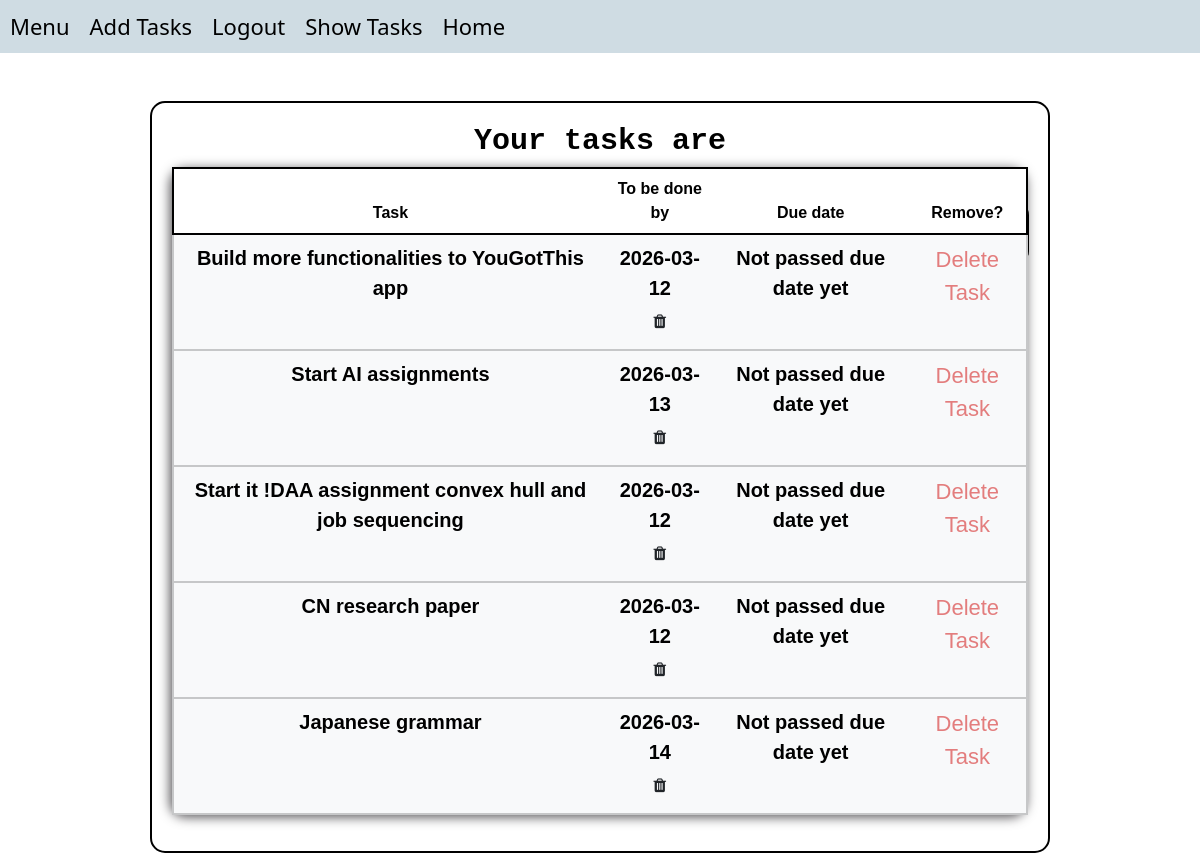
The page /show on the database as committed earlier.
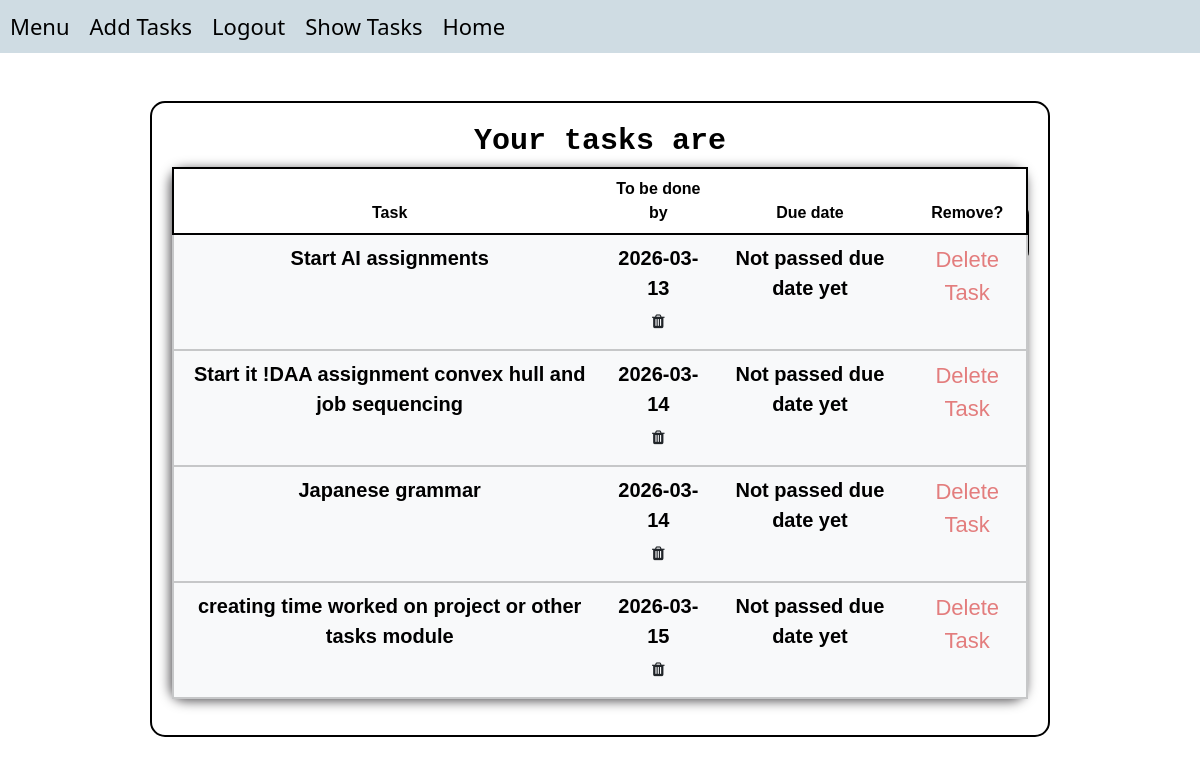
The same page on the database as committed later.
### todo/models.py (models this page shows)
class task(db.Model):
    id = db.Column("id", db.Integer, primary_key = True)
    task = db.Column("task", db.String(1200), nullable = False)
    date = db.Column("date", db.Date, nullable = False)
    expired = db.Column("expired",db.Boolean, nullable = False)

### todo/routes.py (the view)
@todo.route("/show", methods = ["GET"])
def show():
    t = task.query.all()
    tasks = task.query.all()
    for tuple in tasks:
        if tuple.date < date.today():
            tuple.expired = True
            db.session.commit()
        else:
            tuple.expired = False
            db.session.commit()
    return render_template("todo/show.html", t = t)

### todo/templates/todo/show.html (shortened to what this page needs)
{% extends "base.html" %}
{% block content %}
<br><br>
<div class="show">
    <h3>Your tasks are</h3>
    <table class="table table-hover">
        <thead>
            <th>
                Task
            </th>
            <th>
                To be done by
            </th>
            <th>
                Due date
            </th>
            <th>
                Remove?
            </th>
        </thead>
        {% for data in t %}
        {% if data.expired == True: %}
        <tbody class="table-danger">
            <td>{{data.task}}</td>
            <td>{{data.date}}
                <form action="{{url_for('todo.changeDate', id = data.id)}}" method="post">
                    <input class="form-control" type="date" id="ipdate{{data.id}}" name="ndate" style="display: none;">
                    <button type="button" class="btn" onclick="editDate('{{data.id}}')"><i class="fa fa-trash"></i></button>
                    <button class="btn btn-primary" type="submit" style="display: none;" id="save{{data.id}}">Save</button>
                </form>
            </td>
            <td>Passed due date</td>
            <td>
                <a style="color: rgb(227, 125, 125);" href="{{url_for('todo.delete', id=data.id)}}"
                    onclick="return confirm('Are you sure??')">Delete Task</a>
            </td>
        </tbody>
        {% else %}
        <tbody class="table-light">
            <td>{{data.task}}</td>
            <td>{{data.date}}
                <form action="{{url_for('todo.changeDate', id = data.id)}}" method="post">
                    <button type="button" class="btn" onclick="editDate('{{data.id}}')"><i class="fa fa-trash"></i></button>
                </form>
            </td>
            <td>Not passed due date yet</td>
            <td>
                <a style="color: rgb(227, 125, 125);" href="{{url_for('todo.delete', id=data.id)}}"
                    onclick="return confirm('Are you sure??')">Delete Task</a>
            </td>
        </tbody>
        {% endif %}
        {% endfor %}
    </table>
</div>
{% endblock %}

### templates/base.html (shortened to what this page needs)
<!DOCTYPE html>
<html lang="en">
<head>
    <link href="https://cdn.jsdelivr.net/npm/bootstrap@5.3.8/dist/css/bootstrap.min.css" rel="stylesheet"
>
    <link rel="stylesheet" href="../static/style.css">
    <link rel="stylesheet" href="https://cdnjs.cloudflare.com/ajax/libs/font-awesome/4.7.0/css/font-awesome.min.css">
</head>
<body class="bs-body-color">
    <div class="header">
        <a href="">Menu</a>
        <a href="{{url_for('todo.add')}}">Add Tasks</a>
        <a href="">Logout</a>
        <a href="{{url_for('todo.show')}}">Show Tasks</a>
        <a href="{{url_for('todo.welcome')}}">Home</a>
    </div>
    {% block content %}{% endblock %}
</body>
</html>

### static/style.css (style rules this page uses)
* { text-align: center; align-items: center; }
.header { text-align: left; margin: auto; align-items: safe; display: flex; flex-direction: row; color: white; background-color: rgb(207, 220, 227); }
.header * { margin: 10px; }
table { border: 2px solid black; padding: 25px; margin: auto; text-align: center; width: 90%; height: 200px; border-radius: 15px; box-shadow: -2px 2px 12px rgb(83, 81, 84); border-color: rgb(0, 0, 0); }
thead { border: 2px solid black; border-radius: 15px; box-shadow: 2px 2pc black; border-color: rgb(0, 0, 0); color: rgb(0, 0, 0); font-weight: 800; }
tbody { border: 2px solid rgb(0, 0, 0); background-color: rgb(227, 222, 241); font-size: 20px; border-radius: 15px; border-color: rgb(0, 0, 0); }
h3 { font-family: 'Courier New', Courier, monospace; font-weight: 600; }
.show { border-radius: 15px; width: 75%; height: auto; text-align: center; margin: auto; padding: 20px; font-family: 'Lucida Sans', 'Lucida Sans Regular', 'Lucida Grande', 'Lucida Sans Unicode', Geneva, Verdana, sans-serif; border: 2px solid black; font-weight: 800; }
.show h3 { color: rgb(0, 0, 0); font-size: 30px; }
a { text-decoration: none; color: rgb(0, 0, 0); font-size: 22px; font-weight: 500; }
form { color: white; }

Rows that differ between the two databases and show on the page:
removed task: task "Build more functionalities to YouGotThis app", date "2026-03-12"
removed task: task "CN research paper", date "2026-03-12"
changed task "Start it !DAA assignment convex hull and job sequencing": date "2026-03-12" → "2026-03-14"
added task: task "creating time worked on project or other tasks module", date "2026-03-15"
